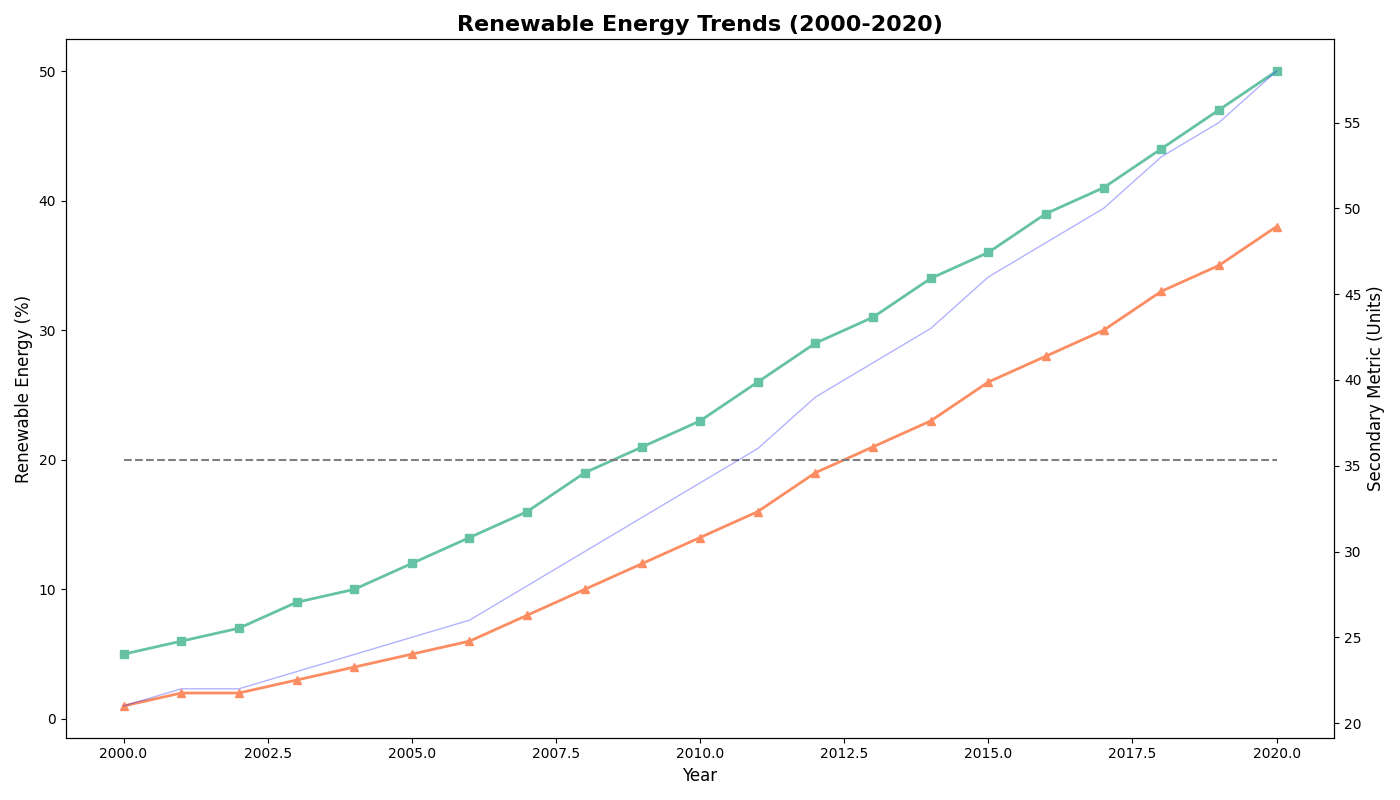

Source code (Python):
import matplotlib.pyplot as plt
import numpy as np
import seaborn as sns

years = np.arange(2000, 2021)
europe = [5, 6, 7, 9, 10, 12, 14, 16, 19, 21, 23, 26, 29, 31, 34, 36, 39, 41, 44, 47, 50]
asia = [1, 2, 2, 3, 4, 5, 6, 8, 10, 12, 14, 16, 19, 21, 23, 26, 28, 30, 33, 35, 38]
global_target = [20] * len(years)

fig, ax = plt.subplots(figsize=(14, 8))
new_palette = sns.color_palette("Set2", 3)

ax.plot(years, europe, marker='s', linestyle='-', linewidth=2, color=new_palette[0])
ax.plot(years, asia, marker='^', linestyle='-', linewidth=2, color=new_palette[1])
ax.plot(years, global_target, linestyle='--', color='gray')

ax.set_title("Renewable Energy Trends (2000-2020)", fontsize=16, fontweight='bold')
ax.set_xlabel("Year", fontsize=12)
ax.set_ylabel("Renewable Energy (%)", fontsize=12)

ax2 = ax.twinx()
ax2.set_ylabel('Secondary Metric (Units)', fontsize=12)
ax2.plot(years, [x + 20 for x in asia], linestyle='-', linewidth=1, color='blue', alpha=0.3)

plt.tight_layout()
plt.show()
